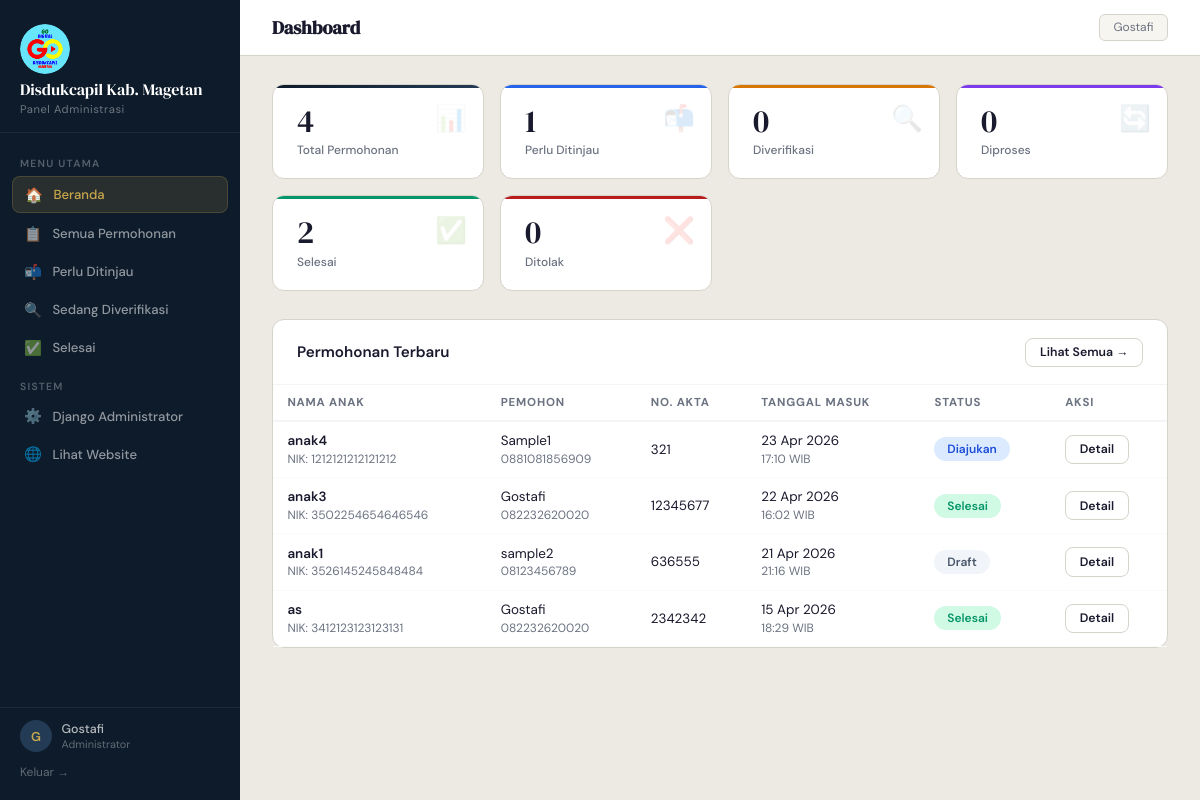
The page /panel/ (signed in) on the database its author committed.
### accounts/models.py (models this page shows, shortened)
class CustomUser(AbstractBaseUser, PermissionsMixin):
    id = models.UUIDField(primary_key=True, default=uuid.uuid4, editable=False)
    nik = models.CharField(max_length=16, unique=True, verbose_name="NIK")
    nama = models.CharField(max_length=150, verbose_name="Nama Lengkap")
    no_hp = models.CharField(max_length=15, verbose_name="Nomor HP")
    email = models.EmailField(unique=True, verbose_name="Email")
    email_verified = models.BooleanField(default=False, verbose_name="Email Terverifikasi")
    email_token = models.CharField(max_length=64, blank=True, null=True)
    is_active = models.BooleanField(default=True)
    is_staff = models.BooleanField(default=False)
    date_joined = models.DateTimeField(auto_now_add=True)
    USERNAME_FIELD = "nik"
    REQUIRED_FIELDS = ["nama", "email"]
    objects = CustomUserManager()
    class Meta:
        verbose_name = "Pengguna"
        verbose_name_plural = "Pengguna"

### permohonan/models.py (models this page shows, shortened)
class Permohonan(models.Model):
    id = models.UUIDField(primary_key=True, default=uuid.uuid4, editable=False)
    pemohon = models.ForeignKey(
        settings.AUTH_USER_MODEL,
        on_delete=models.CASCADE,
        related_name="permohonan",
    )
    status = models.CharField(
        max_length=20,
        choices=StatusPermohonan.choices,
        default=StatusPermohonan.DRAFT,
    )
    nama_anak          = models.CharField(max_length=150, verbose_name="Nama Lengkap")
    nik_anak           = models.CharField(max_length=16,  verbose_name="NIK Anak")
    tempat_lahir       = models.CharField(max_length=100, verbose_name="Tempat Lahir")
    tanggal_lahir      = models.DateField(verbose_name="Tanggal Lahir")
    nomor_akta         = models.CharField(max_length=50,  verbose_name="Nomor Akta Kelahiran")
    nama_ayah          = models.CharField(max_length=150, verbose_name="Nama Ayah")
    nik_ayah           = models.CharField(max_length=16,  verbose_name="NIK Ayah")
    no_nikah_ayah      = models.CharField(max_length=50,  blank=True, null=True, verbose_name="No. Buku Nikah Ayah")
    nama_ibu           = models.CharField(max_length=150, verbose_name="Nama Ibu")
    nik_ibu            = models.CharField(max_length=16,  verbose_name="NIK Ibu")
    no_nikah_ibu       = models.CharField(max_length=50,  blank=True, null=True, verbose_name="No. Buku Nikah Ibu")
    tanggal_menikah    = models.DateField(blank=True, null=True, verbose_name="Tanggal Menikah")
    dibuat_pada        = models.DateTimeField(auto_now_add=True)
    diperbarui_pada    = models.DateTimeField(auto_now=True)
    diajukan_pada      = models.DateTimeField(blank=True, null=True)
    class Meta:
        verbose_name = "Permohonan"
        verbose_name_plural = "Permohonan"
        ordering = ["-dibuat_pada"]

### admin_panel/views/admin_views.py (the view)
# urls.py: path("",                              admin_dashboard,     name="dashboard"),
@staff_member_required
def admin_dashboard(request):
    total      = Permohonan.objects.count()
    per_status = {
        s.value: Permohonan.objects.filter(status=s).count()
        for s in StatusPermohonan
    }
    terbaru = Permohonan.objects.select_related("pemohon").order_by("-dibuat_pada")[:5]
    return render(request, "admin_custom/dashboard.html", {
        "total": total,
        "per_status": per_status,
        "terbaru": terbaru,
        "StatusPermohonan": StatusPermohonan,
    })

### templates/admin_custom/dashboard.html (shortened to what this page needs)
{% extends "admin_custom/base_admin.html" %}
{% block page_title %}Dashboard{% endblock %}
{% block content %}
<div class="stat-grid">
  <div class="stat-card total">
    <span class="stat-icon">📊</span>
    <div class="stat-num">{{ total }}</div>
    <div class="stat-lbl">Total Permohonan</div>
  </div>
  <div class="stat-card diajukan">
    <span class="stat-icon">📬</span>
    <div class="stat-num">{{ per_status.diajukan }}</div>
    <div class="stat-lbl">Perlu Ditinjau</div>
  </div>
  <div class="stat-card verifikasi">
    <span class="stat-icon">🔍</span>
    <div class="stat-num">{{ per_status.verifikasi }}</div>
    <div class="stat-lbl">Diverifikasi</div>
  </div>
  <div class="stat-card diproses">
    <span class="stat-icon">🔄</span>
    <div class="stat-num">{{ per_status.diproses }}</div>
    <div class="stat-lbl">Diproses</div>
  </div>
  <div class="stat-card selesai">
    <span class="stat-icon">✅</span>
    <div class="stat-num">{{ per_status.selesai }}</div>
    <div class="stat-lbl">Selesai</div>
  </div>
  <div class="stat-card ditolak">
    <span class="stat-icon">❌</span>
    <div class="stat-num">{{ per_status.ditolak }}</div>
    <div class="stat-lbl">Ditolak</div>
  </div>
</div>
<div class="card">
  <div class="card-header">
    <h3>Permohonan Terbaru</h3>
    <a href="{% url 'admin_custom:daftar' %}" class="btn btn-outline btn-sm">Lihat Semua →</a>
  </div>
  <div class="card-body" style="padding:0;">
    <div class="table-wrap">
      <table>
        <thead>
          <tr>
            <th>Nama Anak</th>
            <th>Pemohon</th>
            <th>No. Akta</th>
            <th>Tanggal Masuk</th>
            <th>Status</th>
            <th>Aksi</th>
          </tr>
        </thead>
        <tbody>
          {% for p in terbaru %}
          <tr>
            <td>
              <div class="nama">{{ p.nama_anak }}</div>
              <div class="sub">NIK: {{ p.nik_anak }}</div>
            </td>
            <td>
              <div>{{ p.pemohon.nama }}</div>
              <div class="sub">{{ p.pemohon.no_hp }}</div>
            </td>
            <td>{{ p.nomor_akta }}</td>
            <td>
              <div>{{ p.dibuat_pada|date:"d M Y" }}</div>
              <div class="sub">{{ p.dibuat_pada|date:"H:i" }} WIB</div>
            </td>
            <td>
              <span class="sbadge sb-{{ p.status }}">{{ p.get_status_display }}</span>
            </td>
            <td>
              <a href="{% url 'admin_custom:detail' pk=p.pk %}" class="btn btn-outline btn-sm">Detail</a>
            </td>
          </tr>
          {% empty %}
          <tr><td colspan="6"><div class="empty-state"><div class="icon">📭</div><p>Belum ada permohonan masuk.</p></div></td></tr>
          {% endfor %}
        </tbody>
      </table>
    </div>
  </div>
</div>
{% endblock %}

### templates/admin_custom/base_admin.html (shortened to what this page needs)
<!DOCTYPE html>
<html lang="id">
<head>
</head>
<body>
<aside class="sidebar">
  <div class="sb-brand">
    {% load static %}
    <img src="{% static 'img/logo_disdukcapil.png' %}"
     alt="Logo Disdukcapil Magetan"
     style="width:50px;height:50px;border-radius:50%;object-fit:cover;"/>
    <div class="sb-brand-title">Disdukcapil Kab. Magetan</div>
    <div class="sb-brand-sub">Panel Administrasi</div>
  </div>
  <nav class="sb-nav">
    <div class="sb-section">Menu Utama</div>
    <a href="{% url 'admin_custom:dashboard' %}" class="sb-link {% if request.resolver_match.url_name == 'dashboard' %}active{% endif %}">
      <span class="sb-link-icon">🏠</span> Beranda
    </a>
    <a href="{% url 'admin_custom:daftar' %}" class="sb-link {% if request.resolver_match.url_name == 'daftar' or request.resolver_match.url_name == 'detail' %}active{% endif %}">
      <span class="sb-link-icon">📋</span> Semua Permohonan
    </a>
    <a href="{% url 'admin_custom:daftar' %}?status=diajukan" class="sb-link">
      <span class="sb-link-icon">📬</span> Perlu Ditinjau
    </a>
    <a href="{% url 'admin_custom:daftar' %}?status=verifikasi" class="sb-link">
      <span class="sb-link-icon">🔍</span> Sedang Diverifikasi
    </a>
    <a href="{% url 'admin_custom:daftar' %}?status=selesai" class="sb-link">
      <span class="sb-link-icon">✅</span> Selesai
    </a>
    <div class="sb-section">Sistem</div>
    <a href="/admin/" class="sb-link">
      <span class="sb-link-icon">⚙️</span> Django Administrator
    </a>
    <a href="{% url 'landing' %}" class="sb-link">
      <span class="sb-link-icon">🌐</span> Lihat Website
    </a>
  </nav>
  <div class="sb-footer">
    <div class="sb-user">
      <div class="sb-avatar">{{ request.user.nama|slice:":1"|upper }}</div>
      <div>
        <div class="sb-user-name">{{ request.user.nama|truncatechars:20 }}</div>
        <div class="sb-user-role">Administrator</div>
      </div>
    </div>
    <a href="{% url 'logout' %}" style="display:block;margin-top:.75rem;font-size:.75rem;color:rgba(255,255,255,.35);text-decoration:none;">Keluar →</a>
  </div>
</aside>
<main class="main">
  <div class="topbar">
    <h1 class="topbar-title">{% block page_title %}Dashboard{% endblock %}</h1>
    <div class="topbar-right">
      <span class="topbar-badge">{{ request.user.nama }}</span>
    </div>
  </div>
  <div class="page-body">
    {% block content %}{% endblock %}
  </div>
</main>
</body>
</html>

### templates/admin_custom/base_admin.html (style rules this page uses)
*,*::before,*::after { box-sizing:border-box;margin:0;padding:0; }
:root { --navy: #0D1B2A; --navy2: #1B2E45; --navy3: #243B55; --emas: #C9A84C; --emas2: #A8832A; --putih: #F7F5F0; --bg: #EDEAE3; --teks: #1A1A2E; --abu: #6B7280; --border: #D6D3CB; --hijau: #059669; --biru: #1D4ED8; --ungu: #6D28D9; --oranye: #B45309; --merah: #B91C1C; --slate: #475569; }
body { font-family:'DM Sans',sans-serif;background:var(--bg);color:var(--teks);min-height:100vh;display:flex; }
.sidebar { width:240px;min-height:100vh;flex-shrink:0; background:var(--navy); display:flex;flex-direction:column; position:sticky;top:0;height:100vh;overflow-y:auto; }
.sb-brand { padding:1.5rem 1.25rem 1rem; border-bottom:1px solid rgba(255,255,255,.07); }
.sb-brand-title { font-family:'DM Serif Display',serif;font-size:1rem;color:#fff;line-height:1.3; }
.sb-brand-sub { font-size:.7rem;color:rgba(255,255,255,.4);margin-top:.15rem;letter-spacing:.05em; }
.sb-nav { padding:.75rem .75rem;flex:1; }
.sb-section { font-size:.65rem;color:rgba(255,255,255,.3);letter-spacing:.12em;text-transform:uppercase;font-weight:600;padding:.75rem .5rem .35rem; }
.sb-link { display:flex;align-items:center;gap:.65rem; padding:.55rem .75rem; border-radius:8px; text-decoration:none; font-size:.82rem;font-weight:500; color:rgba(255,255,255,.55); transition:background .18s,color .18s; margin-bottom:.15rem; }
.sb-link.active { background:rgba(201,168,76,.15);color:var(--emas);border:1px solid rgba(201,168,76,.2); }
.sb-link-icon { width:18px;height:18px;display:flex;align-items:center;justify-content:center;font-size:.9rem;flex-shrink:0; }
.sb-footer { padding:.75rem 1.25rem 1.25rem; border-top:1px solid rgba(255,255,255,.07); }
.sb-user { display:flex;align-items:center;gap:.6rem; }
.sb-avatar { width:32px;height:32px;background:var(--navy3);border-radius:50%;display:flex;align-items:center;justify-content:center;font-size:.8rem;font-weight:600;color:var(--emas); }
.sb-user-name { font-size:.78rem;color:rgba(255,255,255,.7);font-weight:500; }
.sb-user-role { font-size:.68rem;color:rgba(255,255,255,.35); }
.main { flex:1;min-height:100vh;display:flex;flex-direction:column;overflow:hidden; }
.topbar { background:#fff;border-bottom:1px solid var(--border); padding:.85rem 2rem; display:flex;align-items:center;justify-content:space-between; position:sticky;top:0;z-index:50; }
.topbar-title { font-family:'DM Serif Display',serif;font-size:1.15rem;color:var(--teks); }
.topbar-right { display:flex;align-items:center;gap:.75rem; }
.topbar-badge { font-size:.75rem;padding:.3rem .85rem;border-radius:6px;background:var(--putih);border:1px solid var(--border);color:var(--abu); }
.page-body { padding:1.75rem 2rem;flex:1; }
.card { background:#fff;border-radius:12px;border:1px solid var(--border); }
.card-header { padding:1.1rem 1.5rem;border-bottom:1px solid #F3F4F6;display:flex;align-items:center;justify-content:space-between; }
.card-header h3 { font-size:.95rem;font-weight:600; }
.card-body { padding:1.5rem; }
.sbadge { display:inline-flex;align-items:center;gap:.3rem;padding:.25rem .8rem;border-radius:999px;font-size:.75rem;font-weight:600;white-space:nowrap; }
.sb-draft { background:#F1F5F9;color:var(--slate); }
.sb-diajukan { background:#DBEAFE;color:var(--biru); }
.sb-selesai { background:#D1FAE5;color:var(--hijau); }
.btn { display:inline-flex;align-items:center;gap:.4rem;padding:.55rem 1.2rem;border-radius:8px;font-family:inherit;font-size:.82rem;font-weight:600;cursor:pointer;text-decoration:none;border:none;transition:all .2s; }
.btn-outline { background:#fff;border:1.5px solid var(--border);color:var(--teks); }
.btn-sm { padding:.35rem .85rem;font-size:.77rem; }

### rows shown on the page
CustomUser: user.nama "G", user.nama "Gostafi"
Permohonan: nama_anak "anak4", nik_anak "1212121212121212", pemohon.nama "Sample1", pemohon.no_hp "0881081856909", nomor_akta "321", dibuat_pada "23 Apr 2026", dibuat_pada "17:10", status "Diajukan"
Permohonan: nama_anak "anak3", nik_anak "3502254654646546", pemohon.nama "Gostafi", pemohon.no_hp "082232620020", nomor_akta "12345677", dibuat_pada "22 Apr 2026", dibuat_pada "16:02", status "Selesai"
Permohonan: nama_anak "anak1", nik_anak "3526145245848484", pemohon.nama "sample2", pemohon.no_hp "08123456789", nomor_akta "636555", dibuat_pada "21 Apr 2026", dibuat_pada "21:16", status "Draft"
Permohonan: nama_anak "as", nik_anak "3412123123123131", pemohon.nama "Gostafi", pemohon.no_hp "082232620020", nomor_akta "2342342", dibuat_pada "15 Apr 2026", dibuat_pada "18:29", status "Selesai"

### other values the page prints
{{ total }} "4"
{{ per_status.diajukan }} "1"
{{ per_status.verifikasi }} "0"
{{ per_status.diproses }} "0"
{{ per_status.selesai }} "2"
{{ per_status.ditolak }} "0"
